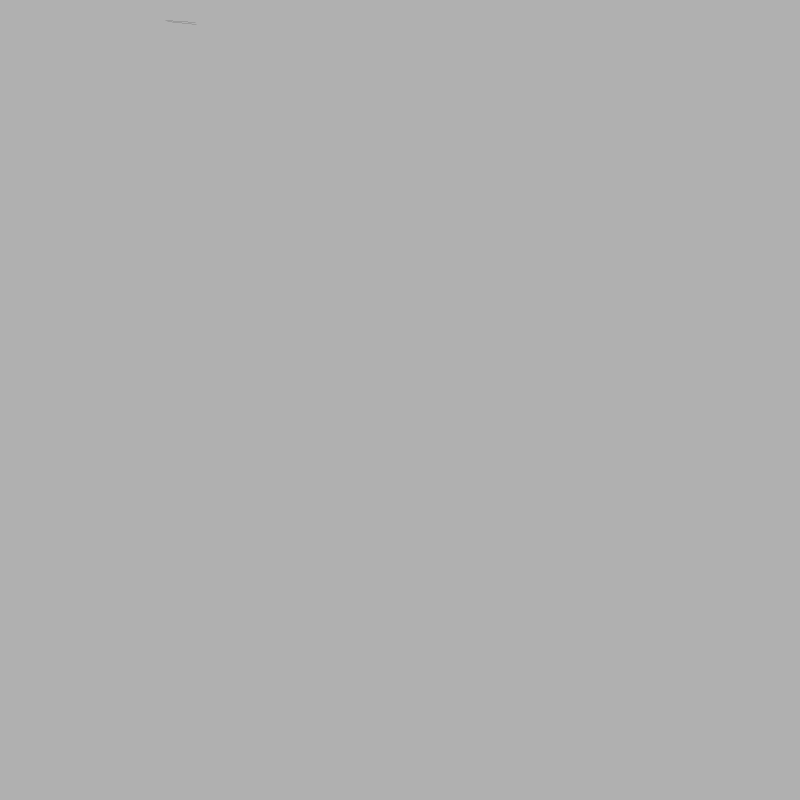
Frame 1 (no input)
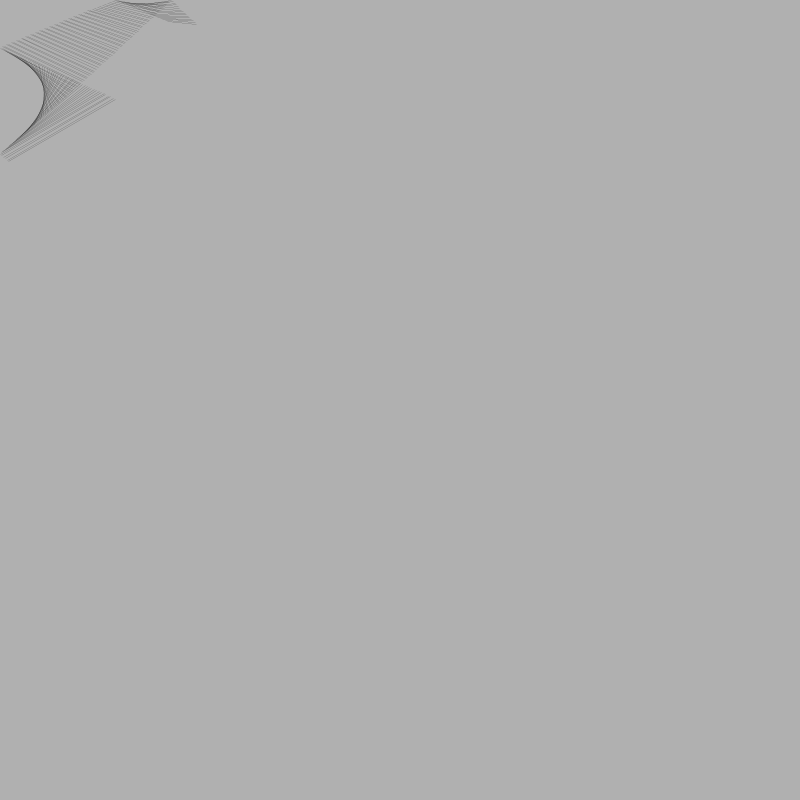
Frame 60 (the mouse pressed at the canvas centre just before this capture)
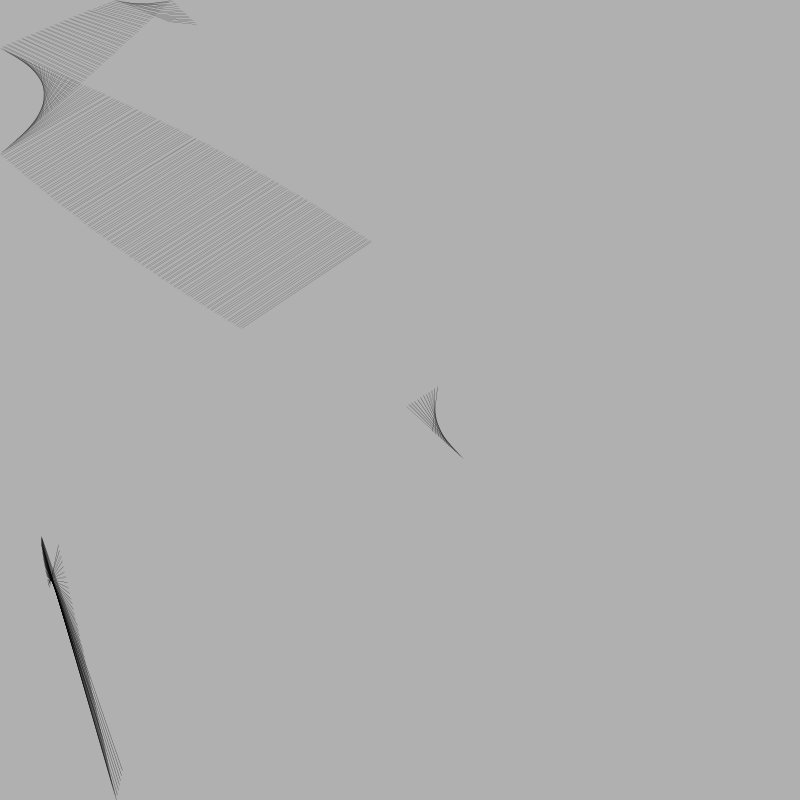
Frame 120 (the mouse held since frame 60 and released just before this capture)

The Processing sketch that drew these frames (run headless with seeded random() and noise(); from frame 60 on, the mouse is pressed at the canvas centre):

// Processing sketch: processing_6718
// ── processing_6718.pde

int num=10; //anzahl der kugeln
float atrac=0.000001;
float radius=45;
float geschw=0.2;
Module[] mods;
int zahl=0;


//-------------------------------------setup
void setup() 
{
  size(800, 800);
  background(176);
  stroke(0);
  strokeWeight(0);
  smooth();
  geschw=0.2*30/num;
 // frameRate (30);
  mods = new Module[40];//vorsorglich, damit im laufenden Betrieb num bis auf 40 erhöht werden kann, die schleifen werden aber nur bis num durchlaufen
  for (int i = 0; i < 40; i++) {
    mods[i] = new Module(random(-geschw,geschw),random(-geschw,geschw),random(10,790) ,random(10,790) ,-1 ); //-1 steht für keine verbindung eingegangen 
  }
}//---------------------------------ende setup

void draw() //------------------------draw
{
  zahl=(zahl+1)%1500;
  if(zahl==1499){
    stroke(176);
  }
  if (keyPressed==true){//anziehungskraft und reichweite verändern
    if (key=='A'){
      atrac=atrac*1.1;
    }
     if (key=='a'){
      atrac=atrac/1.1;
    }
    if (key=='R'){
      radius=radius*1.02;
    }
    if (key=='r'){
      radius=radius/1.02;
    }
    if (key=='n'){
      num=constrain(num-1,2,40);
      background(176);
       geschw=0.2*30/num;
  for (int i = 0; i < num; i++) {
    mods[i] = new Module(random(-geschw,geschw),random(-geschw,geschw),random(10,790) ,random(10,790) ,-1 ); //-1 steht für keine verbindung eingegangen 
  } 
    }
    if (key=='N'){
     num=constrain(num+1,2,40);
     background(176);
      geschw=0.2*30/num;
  for (int i = 0; i < num; i++) {
    mods[i] = new Module(random(-geschw,geschw),random(-geschw,geschw),random(10,790) ,random(10,790) ,-1 ); //-1 steht für keine verbindung eingegangen 
  } 
    }
  }
 // fill(176,150);
 // rect(0,0,800,800);

  for (int i = 0; i < num; i++) {
    mods[i].update();//bewegen und spiegeln an den wänden
    mods[i].conect();//auf verbindungen checken
    mods[i].draw();//zeichnen der linien und kreise
  }
}//----------------------------------ende draw


class Module {//----------------------def. module
  float mx, my;//x- und y-geschwindigketi
  float x, y ;//koordinaten
  int con; //array-nummer des bindungspartners
  float distanz=10000; 


  Module(float imx, float imy, float ix, float iy, int icon) {
    mx = imy;
    my = imx;
    x = ix;
    y = iy;
    con = icon;
  }

  void conect() {//---------module-methode conect
    for(int i=0; i < num; i++) {
      for(int j=i+1; j < num; j++) { // es muss nicht in beiden richtungen der abstand geprüft werden und der
        //abstand zu sich selbst darf nicht geprüft werden, sonst hieße das bindung mit sich selbst, daher ab i+1

        distanz=(mods[i].x-mods[j].x)*(mods[i].x-mods[j].x)+(mods[i].y-mods[j].y)*(mods[i].y-mods[j].y);
        //einfacher: quadrat der entfernung von mods[i] und mods[j]
       if(distanz <radius*radius&& mods[i].con==-1&&mods[j].con==-1){//falls in diesem durchlauf einer von beiden schon als bindungspartner gewählt, dann schluss
          //if(distanz < radius*radius){ //kein check auf mehrfachbindung!!!!!!!!!!!!!!!!!!!!!!!!!!!!!!!!!!!!!!!!!!!!!!!!!!!!!!!!!!!!!!!!!!!!!
          mods[j].con=i;//eintragung als bindungspartner
          mods[i].con=j;
        }
      }
    }

  }//------ende---module-methode conect

  // ---------------------module-methode update
  void update() {
    //hier kommmt das gummiband:
    float deltax,deltay,v2;
    for(int i=0; i < num; i++) {
      for(int j=i+1; j < num; j++) {
        if(mods[i].con==j&&mods[j].con==i){
          deltax=mods[i].x-mods[j].x;
          deltay=mods[i].y-mods[j].y;
          // die anziehung der bindungspartner 
          mods[i].mx=mods[i].mx-atrac*deltax;
          mods[j].mx=mods[j].mx+atrac*deltax;
          mods[i].my=mods[i].my-atrac*deltay;
          mods[j].my=mods[j].my+atrac*deltay;

        }
        v2=mods[j].mx*mods[j].mx+mods[j].my*mods[j].my;

        if(v2>geschw*geschw){//hier kommt die daempfung für zu große geschwindigkeiten
          //prop. zum geschwindigkeitsquadrat
          mods[j].mx=mods[j].mx*(geschw*geschw/v2);
          mods[j].my=mods[j].my*(geschw*geschw/v2);


        }
      }
    }

    for(int i=0; i < num; i++) {
      mods[i].x=mods[i].x+mods[i].mx;
      mods[i].y=mods[i].y+mods[i].my;

      if(mods[i].x>800){
        mods[i].mx=-mods[i].mx;
      }

      if(mods[i].y>800){
        mods[i].my=-mods[i].my;

      } 

      if(mods[i].x<0){
        mods[i].mx=-mods[i].mx;

      }

      if(mods[i].y<0){
        mods[i].my=-mods[i].my;

      }
    }
  } // -----------ende----------module-methode update

  // ------------------------module methode draw
  void draw() {
  //  fill(50,100,200);
//    if(con >-1){
//      fill(200,50,50);
//    }
//    ellipse(x,y,10,10);
//    noFill();
//    stroke(200);
//    ellipse(x,y,radius,radius); 
//    stroke(0);
    if(con>-1){
      line(x,y,mods[con].x,mods[con].y);
    }
  }  // ------------ende------------module methode draw
}//---------------------ende def. module



void mouseClicked(){//neustart
  background(176);
  stroke(0);
  zahl=0;
   geschw=0.2*30/num;
  for (int i = 0; i < num; i++) {
    mods[i] = new Module(random(-geschw,geschw),random(-geschw,geschw),random(10,790) ,random(10,790) ,-1 ); //-1 steht für keine verbindung eingegangen 
  } 
}
